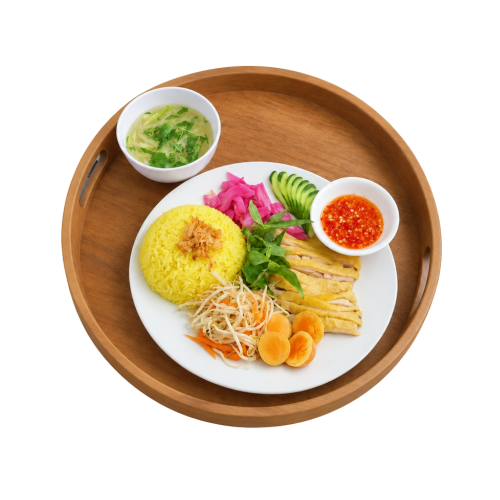
#> input picture images/menu/cơm-gà-xé.png, 1000 x 1000 px, found by its file name (shown at 1/2 size)
$ python convert_and_defringe_dish_assets.py
#> lines starting #> are read from the running program, lines starting #| are printed output that depends on the picture
import os
import sys
from PIL import Image, ImageFilter

sys.stdout.reconfigure(encoding='utf-8')
ROOT = os.getcwd()

def defringe_and_convert_com_ga_xe():
    src_p = os.path.join(ROOT, 'images', 'menu', 'cơm-gà-xé.png')
    out_webp_ascii = os.path.join(ROOT, 'images', 'menu', 'com-ga-xe.webp')
    out_webp_utf8 = os.path.join(ROOT, 'images', 'menu', 'cơm-gà-xé.webp')

    if not os.path.exists(src_p):
        print(f"Error: {src_p} does not exist!")
        return False

    print(f"Reading {src_p}...")
    im = Image.open(src_p).convert('RGBA')
#> im is the input picture: PIL image 1000x1000 RGBA; mean R, G, B, A 78.1, 60.3, 38.3, 110.5
    w, h = im.size
#> w = 1000; h = 1000
    print(f"Original size: {w}x{h}")
#| Original size: 1000x1000

    # Anti-AI Slop: Defringe / Alpha thresholding
    # Remove semi-transparent fringe pixels that contain white or grey halos
    r, g, b, a = im.split()
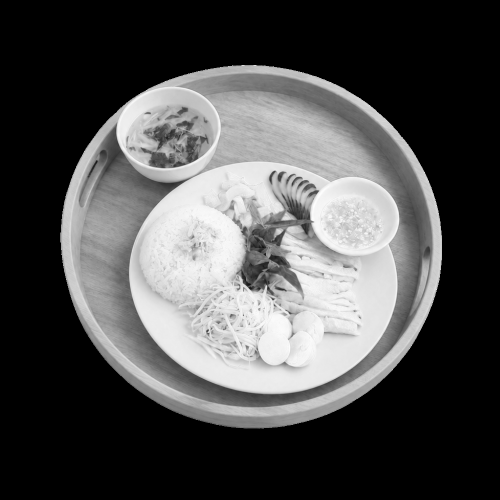
#> r: PIL image 1000x1000 L (shown at 1/2 size); min 0, max 255, mean 78.1
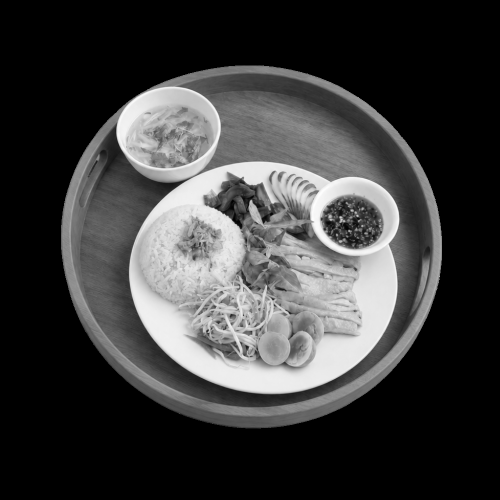
#> g: PIL image 1000x1000 L (shown at 1/2 size); min 0, max 255, mean 60.3
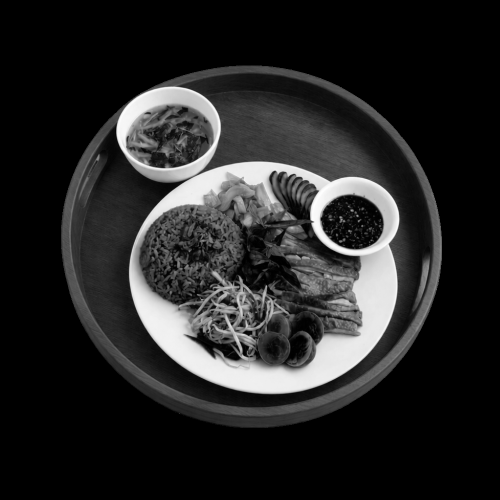
#> b: PIL image 1000x1000 L (shown at 1/2 size); min 0, max 255, mean 38.3
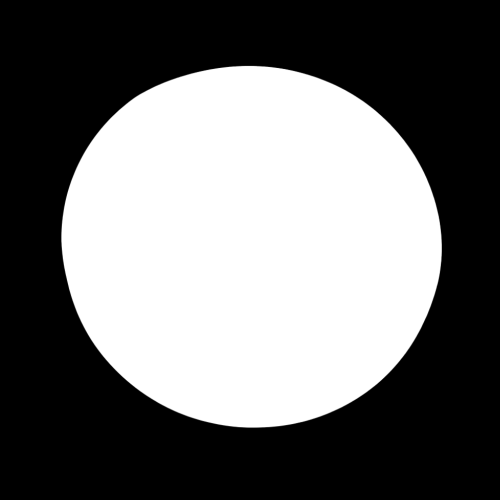
#> a: PIL image 1000x1000 L (shown at 1/2 size); min 0, max 255, mean 110.5

    # Clean edge alpha
    # For pixels where alpha is low (< 15), make completely transparent
    # For pixels with 15 <= alpha < 255, ensure color isn't contaminated by pure white background
    clean_im = Image.new('RGBA', (w, h), (0, 0, 0, 0))
#> clean_im: PIL image 1000x1000 RGBA; every value is 0
    pixels_src = im.load()
    pixels_clean = clean_im.load()

    for y in range(h):
        for x in range(w):
            pr, pg, pb, pa = pixels_src[x, y]
            if pa < 15:
                pixels_clean[x, y] = (0, 0, 0, 0)
            elif pa < 240 and (pr > 240 and pg > 240 and pb > 240):
                # White halo fringe pixel: blend towards nearest darker or suppress alpha
                pixels_clean[x, y] = (pr, pg, pb, int(pa * 0.4))
            else:
                pixels_clean[x, y] = (pr, pg, pb, pa)

    # Save as high-quality WebP (quality 92, method 6 for maximum detail retention)
    clean_im.save(out_webp_ascii, format='WEBP', quality=92, method=6)
    clean_im.save(out_webp_utf8, format='WEBP', quality=92, method=6)

    sz_src = os.path.getsize(src_p) / 1024
    sz_out = os.path.getsize(out_webp_ascii) / 1024
    print(f"com-ga-xe.webp created: {sz_out:.1f} KB (Reduced from {sz_src:.1f} KB, -{(1 - sz_out/sz_src)*100:.1f}%)")
    return True

def convert_other_heavy_assets_to_webp():
    targets = [
        # images/order
        ('images/order/7up.png', 'images/order/7up.webp'),
        ('images/order/pepsi.png', 'images/order/pepsi.webp'),
        ('images/order/aquafina.png', 'images/order/aquafina.webp'),
        ('images/order/sting.png', 'images/order/sting.webp'),
        ('images/order/sam-rong-bien.png', 'images/order/sam-rong-bien.webp'),
        ('images/order/sam-thao-moc.png', 'images/order/sam-thao-moc.webp'),
        ('images/order/nhadam-mutrom.png', 'images/order/nhadam-mutrom.webp'),
        ('images/order/mutrom-hatchia.png', 'images/order/mutrom-hatchia.webp'),
        ('images/order/khung-go-menu.png', 'images/order/khung-go-menu.webp'),
        ('images/order/khung-go.png', 'images/order/khung-go.webp'),
        ('images/order/phieu-don-order.png', 'images/order/phieu-don-order.webp'),
        ('images/order/rooster_menu_option1_viewer_gaze_3000px.png', 'images/order/rooster_menu_option1_viewer_gaze_3000px.webp'),
        # images/menu
        ('images/menu/gỏi-gà.png', 'images/menu/gỏi-gà.webp'),
        ('images/menu/mì-gà.png', 'images/menu/mì-gà.webp'),
        ('images/menu/background.png', 'images/menu/background.webp'),
        ('images/menu/Gà trống mặc trang phục bên bảng gỗ.png', 'images/menu/Gà trống mặc trang phục bên bảng gỗ.webp'),
        # images/story
        ('images/story/new-background-story-chicken.png', 'images/story/new-background-story-chicken.webp'),
        ('images/story/cute-chicken.png', 'images/story/cute-chicken.webp'),
        ('images/story/frame-for-restaurant.png', 'images/story/frame-for-restaurant.webp'),
        ('images/story/mattien-quan-dem.png', 'images/story/mattien-quan-dem.webp'),
        ('images/story/story-scene-v3.png', 'images/story/story-scene-v3.webp'),
        ('images/story/greeting-background.jpg', 'images/story/greeting-background.webp'),
        # images/highlights
        ('images/highlights/4-mon-an.jpg', 'images/highlights/4-mon-an.webp'),
        ('images/highlights/highlights-1.jpg', 'images/highlights/highlights-1.webp'),
        ('images/highlights/highlights-2.jpg', 'images/highlights/highlights-2.webp'),
        ('images/highlights/highlights-4.jpg', 'images/highlights/highlights-4.webp'),
        ('images/highlights/hightlights.jpg', 'images/highlights/hightlights.webp'),
        ('images/highlights/higlights-3.jpg', 'images/highlights/higlights-3.webp'),
        ('images/behind-scenes/4-mon-an.jpg', 'images/behind-scenes/4-mon-an.webp')
    ]

    total_orig = 0
    total_webp = 0

    for src_rel, dst_rel in targets:
        src_path = os.path.join(ROOT, src_rel)
        dst_path = os.path.join(ROOT, dst_rel)

        if os.path.exists(src_path):
            orig_sz = os.path.getsize(src_path) / 1024
            total_orig += orig_sz

            # If destination webp doesn't exist or is older, convert
            if not os.path.exists(dst_path) or os.path.getsize(dst_path) == 0:
                try:
                    im = Image.open(src_path)
                    im.save(dst_path, format='WEBP', quality=90, method=5)
                    new_sz = os.path.getsize(dst_path) / 1024
                    total_webp += new_sz
                    print(f"Converted: {src_rel} ({orig_sz:.1f} KB) -> {dst_rel} ({new_sz:.1f} KB, -{(1-new_sz/orig_sz)*100:.1f}%)")
                except Exception as e:
                    print(f"Error converting {src_rel}: {e}")
            else:
                new_sz = os.path.getsize(dst_path) / 1024
                total_webp += new_sz
                print(f"Already exists: {dst_rel} ({new_sz:.1f} KB)")

    saved_kb = total_orig - total_webp
    print(f"\nTotal scanned: {total_orig/1024:.2f} MB -> WebP: {total_webp/1024:.2f} MB. Saved: {saved_kb/1024:.2f} MB!")

if __name__ == '__main__':
    print("=== STEP 1: DEFRINGE & CONVERT CƠM GÀ XÉ ===")
    defringe_and_convert_com_ga_xe()
    print("\n=== STEP 2: CONVERT ALL REMAINING DISH & BACKGROUND IMAGES TO WEBP ===")
    convert_other_heavy_assets_to_webp()
